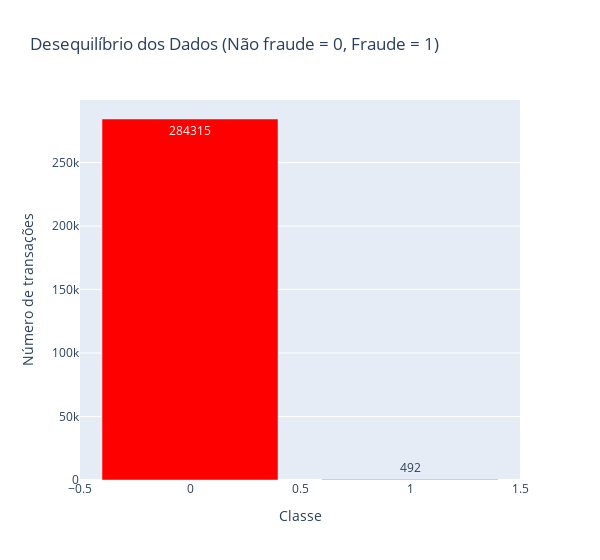

Notebook cell for this chart:
### Code cell
temp = data_df["Class"].value_counts()
df = pd.DataFrame({'Class': temp.index,'values': temp.values})

trace = go.Bar(
    x = df['Class'],y = df['values'],
    name="Desequilíbrio dos Dados (Não fraude = 0, Fraude = 1)",
    marker=dict(color="Red"),
    text=df['values']
)
data = [trace]
layout = dict(title = 'Desequilíbrio dos Dados (Não fraude = 0, Fraude = 1)',
          xaxis = dict(title = 'Classe', showticklabels=True), 
          yaxis = dict(title = 'Número de transações'),
          hovermode = 'closest',width=600
         )
fig = dict(data=data, layout=layout)
iplot(fig, filename='class')

### Figure 1 — Plotly figure (JSON) as saved in the notebook; plotly's stock layout.template omitted (floating-point values rounded to 4 significant figures)
{"data": [{"marker": {"color": "Red"}, "name": "Desequilíbrio dos Dados (Não fraude = 0, Fraude = 1)", "text": [284315, 492], "type": "bar", "x": [0, 1], "y": [284315, 492]}], "layout": {"hovermode": "closest", "title": {"text": "Desequilíbrio dos Dados (Não fraude = 0, Fraude = 1)"}, "width": 600, "xaxis": {"showticklabels": true, "title": {"text": "Classe"}}, "yaxis": {"title": {"text": "Número de transações"}}}}
